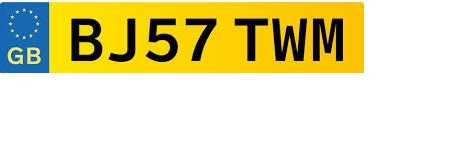
#> input picture sampleimages/8.jpg, 456 x 153 px
$ python LLPL.py
#> lines starting #> are read from the running program, lines starting #| are printed output that depends on the picture; after the words box and inside, x2 and y2 are one past the last pixel; in counts of white or black regions, pixels touching at a corner belong together
import cv2 as cv
import numpy as np
import os
import time
import pytesseract

# where we installed pytesseract
pytesseract.pytesseract.tesseract_cmd = r'C:\Users\lukem\AppData\Local\Tesseract-OCR\tesseract.exe'


img = cv.imread("sampleimages/8.jpg")  # small doesnt work
#> img is the input picture: shape (153, 456, 3); mean B, G, R 172.4, 219.7, 226.4
img = cv.cvtColor(img, cv.COLOR_BGR2GRAY)
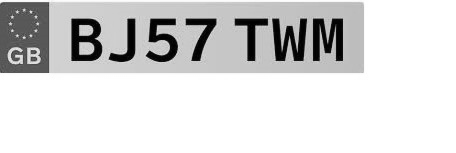
#> img: shape (153, 456); min 0, max 255, mean 216.3
#cv.imshow("original", img)

# resize image such that the greater out of height and width is 720, adjust other param accordingly so that ratio is preserved

def rescaledImg(img):
  # check which is bigger out of width and height
  if img.shape[0] >= img.shape[1]:
    scale = (720 / img.shape[0]) # ensure / not //, caused an error
  else:
    scale = (720 / img.shape[1])
#> scale = 1.58

  width = int(img.shape[1] * scale) # find the scale to adjust w,h st the larger of the 2 is 720 pixels
#> width = 720
  height = int(img.shape[0] * scale)
#> height = 241
  dimensions = (width, height)
#> dimensions = (720, 241)

  return cv.resize(img, dimensions, interpolation = cv.INTER_AREA) # return the resized image

img = rescaledImg(img)


threshold, img = cv.threshold(img, 100, 255, cv.THRESH_BINARY)
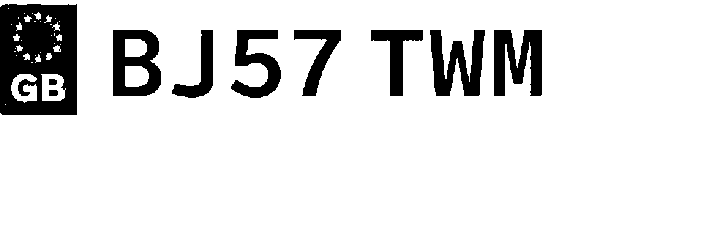
#> img: shape (241, 720); 89.2% white; 10 black regions


#cv.imshow("Thresholded", img)

# attempting to make a slideshow


# Getting the boundary box
# need to specify the structure shape and kernel size, which either increases or decreases the area of the bounding box
# ie small ones (10,10) will just detect the individual characters

kernel = cv.getStructuringElement(cv.MORPH_RECT, (20,20))

# then dilate the thresholded image

#img = cv.dilate(img, kernel, iterations=1)

#cv.imshow("dilated", img)
# Finding the contours
# contours are the edges or boundaries of an object in an image
# line or curve joining points
# findContours will return the contours and hierarchy
# Contours are an np array, coords of a boundary point in the object. Preprocessing was done so that contour detection is easier
#hierarchy can be ignored for now

contours, hierarchy = cv.findContours(img, cv.RETR_EXTERNAL, cv.CHAIN_APPROX_NONE)
#> contours = 37 contours, 24 with area under 20; largest, box (x1, y1, x2, y2) and area: (0, 0, 720, 241) 163990, (41, 74, 66, 101) 528, (11, 74, 37, 103) 402, (53, 45, 61, 52) 30, (46, 53, 52, 60) 24


img2 = img.copy()

cv.imshow("img2", img2)

# create an empty text file to write to
file = open("Interpreted text", "w+")
file.write("")
file.close()

# then we loop through the contours list, passing it to pytesseract to identify any characters or blocks of text in the image. this is then written to the file.

def findText():
  for i in contours:
    x, y, w, h = cv.boundingRect(i)

    #overlay a rectangle
    rect = cv.rectangle(img2, (x,y),(x+w, y+h), (0,0,255), 2)

    cropped = img2[y:y+h, x:x+w]

    #cv.imshow("cropped",cropped)

    file = open ("Interpreted text", "a")

    text = pytesseract.image_to_string(cropped)
    #text = "hello"

    file.write(text)
    #file.write("\n")
    print("searching...")
    file.close
#> this loop made 1 pass
#> (x, y, w, h, cropped) on pass 1: (5, 104, 1, 1, [0])

findText()
#> (the call stopped at in findText, `text = pytesseract.image_to_string(cropped)`: pytesseract is not available in this run)

print(len(contours))
#| 37

print("finished with search")
cv.waitKey(0)
